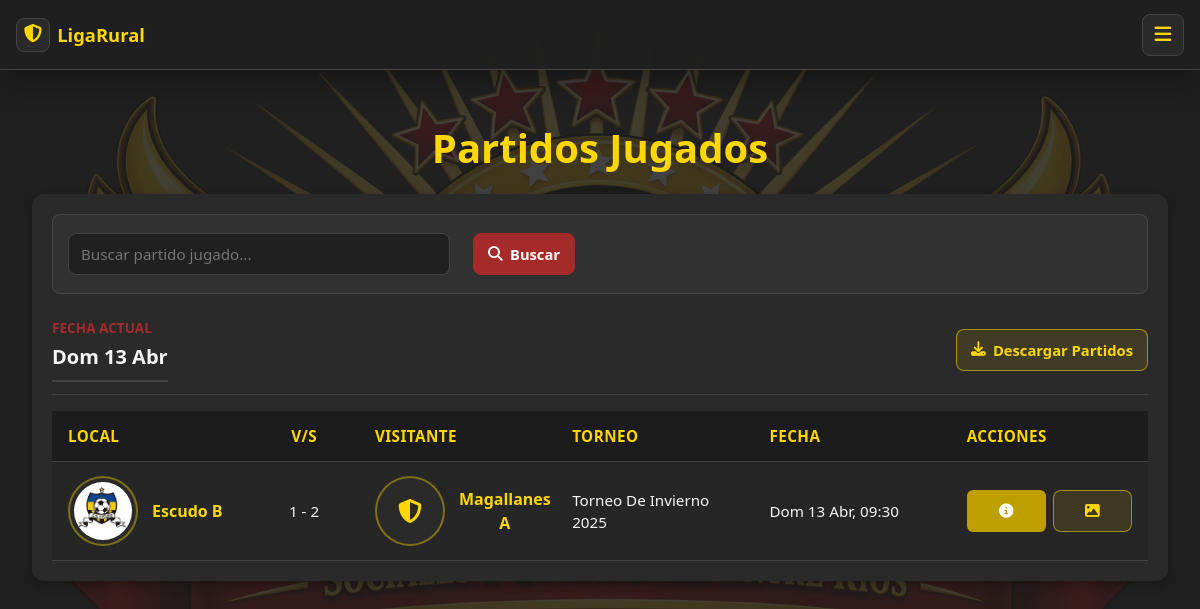
/partidos, run on the app's committed database.
### myapp/models.py (models this page shows, shortened)
class Partido(models.Model):
    MIN_ANIO_PARTIDO = 1900
    MAX_GOLES_POR_EQUIPO = 99
    MAX_AMARILLAS_POR_EQUIPO = 20
    MAX_ROJAS_POR_EQUIPO = 5
    equipo_local = models.ForeignKey(
        Equipo,
        on_delete=models.CASCADE,
        related_name="partidos_local"
    )
    torneo = models.ForeignKey(
        Torneo,
        on_delete=models.CASCADE,
        related_name="partidos",
        null=True
    )
    equipo_visitante = models.ForeignKey(
        Equipo,
        on_delete=models.CASCADE,
        related_name="partidos_visitante"
    )
    cancha = models.ForeignKey(
        "Cancha",
        on_delete=models.SET_NULL,
        null=True,
        related_name="partidos"
    )
    fecha = models.DateField()
    hora = models.TimeField()
    goles_local = models.PositiveIntegerField(
        null=True,
        blank=True
    )
    goles_visitante = models.PositiveIntegerField(
        null=True,
        blank=True
    )
    descripcion = models.TextField(
        blank=True
    )
    @property
    def fecha_hora(self):
        dia = DIAS[self.fecha.weekday()]
        mes = MESES[self.fecha.month]
        return f"{dia} {self.fecha.day:02d} {mes}, {self.hora.strftime('%H:%M')}"
    @property
    def fecha_exacta(self):
        dia = DIAS[self.fecha.weekday()]
        mes = MESES[self.fecha.month]
        return f"{dia} {self.fecha.day:02d} {mes}"
    @property
    def resultado(self):
        return f"{self.goles_local} - {self.goles_visitante}"

class Equipo(models.Model):
    nombre = models.CharField(max_length=100, unique=True)
    fecha_creacion = models.DateField(
        null=True,
        blank=True
    )
    logo = models.ImageField(
        upload_to='equipos/logos/',
        null=True,
        blank=True
    )
    nombre_entrenador = models.CharField(
        max_length=100,
        blank=True,
        null=True)
    nombre_dueno = models.CharField(max_length=100,
        blank=True,
        null=True)
    liga = models.ForeignKey(Liga, on_delete=models.CASCADE)
    redes_sociales = models.CharField(
        max_length=100,
        blank=True,
        default=""
    )
    def __str__(self):
        palabras_repetidas = ['El ','Las ','Club ', 'Deportivo ', ' Serie']
        texto = self.nombre
        for palabra in palabras_repetidas:
            texto = texto.replace(palabra, "")
        return texto

class Torneo(models.Model):
    nombre = models.CharField(max_length=100, unique=True)
    fecha_inicio = models.DateField()
    fecha_fin = models.DateField()
    equipos = models.ManyToManyField(
        Equipo,
        related_name="torneos"
    )
    class Meta:
        ordering = ["-fecha_inicio", "nombre"]
    def __str__(self):
        return self.nombre

### myapp/views.py (the view, shortened to what this page needs)
# urls.py: path('partidos', views.lista_partidos, name='partidos'),
def lista_partidos(request):
    buscar = request.GET.get('buscar')
    partidos = Partido.objects.select_related(
        'torneo',
        'equipo_local',
        'equipo_visitante',
        'cancha'
    ).prefetch_related(
        'goles__equipo',
        'goles__jugador',
        'tarjetas__equipo',
        'tarjetas__jugador'
    ).filter(
        goles_local__isnull=False,
        goles_visitante__isnull=False
    )
    partidos_totales = partidos
    partidos = partidos.order_by("-fecha", "-hora")
    partidos_por_dia = []
    fecha_actual = None
    grupo_actual = None
    for partido in partidos:
        if partido.fecha != fecha_actual:
            etiqueta = "Fecha actual" if not partidos_por_dia else "Fecha anterior"
            if len(partidos_por_dia) >= 2:
                etiqueta = f"Fecha anterior {len(partidos_por_dia)}"
            grupo_actual = {
                "fecha": partido.fecha,
                "fecha_texto": partido.fecha_exacta,
                "etiqueta": etiqueta,
                "partidos": [],
            }
            partidos_por_dia.append(grupo_actual)
            fecha_actual = partido.fecha
        grupo_actual["partidos"].append(partido)
    return render(request, "partidos/partidos.html", {
        "partidos": partidos,
        "partidos_por_dia": partidos_por_dia,
        "hay_partidos": partidos_totales.exists()
    })

### myapp/models.py (called while the page is built)
    @property
    def nombre_completo_formato_lista(self):
        nombre_completo = self.nombre.strip()
        nombre_completo = nombre_completo.split()
        return nombre_completo

    @property
    def nombre_simplificado(self):
        partes = self.nombre_completo_formato_lista
        if len(partes) >= 3:
            return f"{partes[0]} {partes[-2]}"
        return self.nombre

### myapp/templates/partidos/partidos.html (shortened to what this page needs)
{% extends 'layouts/base.html' %}
{% block content %}
    <div class="contenedor-tablas">
        <div class="card-title">
            <h1>Partidos Jugados</h1>
        </div>
        <div class="card">
            {% if hay_partidos %}
                <div class="equipo-listado-toolbar">
                    <form method="GET" class="equipo-busqueda">
                        <input
                            type="text"
                            name="buscar"
                            placeholder="Buscar partido jugado..."
                            value="{{ request.GET.buscar }}"
                        >
                        <button type="submit">
                            <i class="fa-solid fa-magnifying-glass"></i>
                            <span>Buscar</span>
                        </button>
                    </form>
                </div>
            {% endif %}
            {% if not partidos %}
                <p class="empty-message">No hay partidos jugados para mostrar.</p>
            {% else %}
                {% for grupo in partidos_por_dia %}
                    <div class="fecha-grupo">
                        <div class="fecha-grupo-encabezado">
                            <div>
                                <span>{{ grupo.etiqueta }}</span>
                                <h2>{{ grupo.fecha_texto }}</h2>
                            </div>
                            <a href="{% url 'descargar_partidos_dia_imagen' grupo.fecha|date:'Y-m-d' %}" class="btn descargar">
                                <i class="fa-solid fa-download"></i>
                                Descargar Partidos
                            </a>
                        </div>
                        <table class="tabla-responsive tabla-datos">
                            <thead>
                                <tr class="encabezado">
                                    <th>Local</th>
                                    <th class="col-resultado">v/s</th>
                                    <th>Visitante</th>
                                    <th> Torneo</th>
                                    <th>Fecha</th>
                                    <th>Acciones</th>
                                </tr>
                            </thead>
                            <tbody>
                            {% for partido in grupo.partidos %}
                                {% with goles=partido.goles.all tarjetas=partido.tarjetas.all %}
                                <tr id="fila-{{ partido.id }}">
                                    <td class="col-local" data-label="Local">
                                        <div class="equipo-info">
                                            {% if partido.equipo_local.logo %}
                                                <img class="equipo-logo movil-oculto"
                                                    src="{{ partido.equipo_local.logo.url }}"
                                                    >
                                            {% else %}
                                                <div class="equipo-logo logo-vacio movil-oculto">
                                                    <i class="fa-solid fa-shield-halved"></i>
                                                </div>
                                            {% endif %}
                                            <div class="equipo-texto">
                                                <span class="equipo-nombre">{{ partido.equipo_local }}</span>
                                            </div>
                                        </div>
                                    </td>
                                    <td class="col-resultado" data-label="Resultado">
                                        <div class="resultado-con-detalle">
                                            <span>{{ partido.resultado }}</span>
                                        </div>
                                    </td>
                                    <td class="col-visitante" data-label="Visitante">
                                        <div class="equipo-info">
                                            {% if partido.equipo_visitante.logo %}
                                                <img class="equipo-logo movil-oculto"
                                                    src="{{ partido.equipo_visitante.logo.url }}"
                                                    >
                                            {% else %}
                                                <div class="equipo-logo logo-vacio movil-oculto">
                                                    <i class="fa-solid fa-shield-halved"></i>
                                                </div>
                                            {% endif %}
                                            <div class="equipo-texto">
                                                <span class="equipo-nombre">{{ partido.equipo_visitante }}</span>
                                            </div>
                                        </div>
                                    </td>
                                    <td class="col-torneo" data-label="Campeonato">{{ partido.torneo|default:"-" }}</td>
                                    <td class="col-fecha" data-label="Fecha">{{ partido.fecha_hora }}</td>
                                        <td class="col-acciones" data-label="Acciones">
                                            <div class="acciones-botones">
                                                {% if goles or tarjetas %}
                                                <button
                                                    type="button"
                                                    class="btn editar btn-detalles-partido"
                                                    data-detalle-id="{{ partido.id }}"
                                                    aria-controls="detalle-{{ partido.id }}"
                                                    aria-expanded="false"
                                                    title="Ver detalles"
                                                >
                                                    <i class="fa-solid fa-circle-info"></i>
                                                </button>
                                                {% endif %}
                                                <a
                                                    href="{% url 'descargar_resultado_partido_imagen' partido.id %}"
                                                    class="btn descargar"
                                                    title="Descargar historia del resultado"
                                                >
                                                    <i class="fa-solid fa-image"></i>
                                                </a>
                                            </div>
                                        </td>
                                </tr>
                                {% endwith %}
                            {% endfor %}
                            </tbody>
                        </table>
                    </div>
                {% endfor %}
            {% endif %}
        </div>
    </div>
{% endblock %}

### myapp/templates/partidos/partidos.html (style rules this page uses)
.fecha-grupo { margin-top: 1.5rem; }
.fecha-grupo-encabezado { align-items: center; border-bottom: 1px solid var(--borde); display: flex; gap: 1rem; justify-content: space-between; margin-bottom: 1rem; padding-bottom: 0.75rem; }
.fecha-grupo-encabezado span { color: var(--color-secundario); display: block; font-size: 0.85rem; font-weight: 700; text-transform: uppercase; }
.fecha-grupo-encabezado h2 { color: var(--texto-principal); font-size: 1.25rem; margin: 0.2rem 0 0; }
.col-resultado { width: 10%; white-space: nowrap; text-align: center; }
.resultado-con-detalle { align-items: center; display: flex; flex-direction: column; gap: 0.45rem; }
.equipo-info { display:flex; align-items:center; gap:14px; }
.equipo-logo { width:58px; height:58px; object-fit:cover; border-radius:50%; border:2px solid rgba(255,215,0,.4); background:#2a2a2a; padding:4px; transition:.25s; }
.logo-vacio { display:flex; justify-content:center; align-items:center; color:gold; font-size:1.5rem; }
.equipo-texto { display:flex; flex-direction:column; align-items:flex-start; }
.equipo-nombre { color: gold; font-size: 1rem; text-align: center; display: block; width: 100%; white-space: normal; word-break: normal; overflow-wrap: normal; hyphens: none; }

### data on the page
Partido: equipo_local.logo (picture), equipo_local "Escudo B", resultado "1 - 2", equipo_visitante "Magallanes A", torneo "Torneo De Invierno 2025", fecha_hora "Dom 13 Abr, 09:30"

### other printed values
{{ grupo.etiqueta }} "FECHA ACTUAL"
{{ grupo.fecha_texto }} "Dom 13 Abr"
